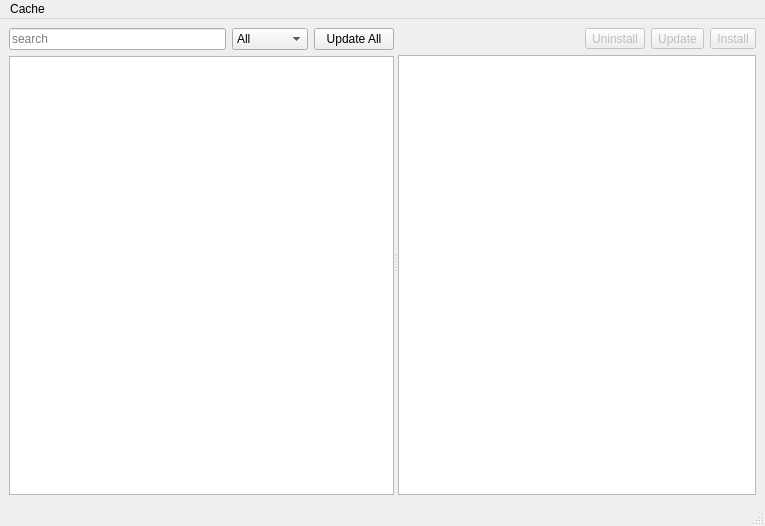
<?xml version="1.0" encoding="UTF-8"?>
<ui version="4.0">
 <class>MainWindow</class>
 <widget class="QMainWindow" name="MainWindow">
  <property name="geometry">
   <rect>
    <x>0</x>
    <y>0</y>
    <width>765</width>
    <height>526</height>
   </rect>
  </property>
  <property name="windowTitle">
   <string>MainWindow</string>
  </property>
  <widget class="QWidget" name="centralwidget">
   <layout class="QHBoxLayout" name="horizontalLayout">
    <item>
     <widget class="QSplitter" name="splitter">
      <property name="orientation">
       <enum>Qt::Horizontal</enum>
      </property>
      <widget class="QWidget" name="widget" native="true">
       <layout class="QVBoxLayout" name="verticalLayout">
        <item>
         <layout class="QVBoxLayout" name="verticalLayout_3">
          <item>
           <layout class="QHBoxLayout" name="horizontalLayout_3">
            <item>
             <widget class="QLineEdit" name="searchLineEdit">
              <property name="inputMask">
               <string/>
              </property>
              <property name="text">
               <string/>
              </property>
              <property name="placeholderText">
               <string>search</string>
              </property>
             </widget>
            </item>
            <item>
             <widget class="QComboBox" name="searchComboBox">
              <item>
               <property name="text">
                <string>All</string>
               </property>
              </item>
              <item>
               <property name="text">
                <string>Updates</string>
               </property>
              </item>
              <item>
               <property name="text">
                <string>Installed</string>
               </property>
              </item>
             </widget>
            </item>
            <item>
             <widget class="QPushButton" name="updateAllButton">
              <property name="text">
               <string>Update All</string>
              </property>
             </widget>
            </item>
           </layout>
          </item>
          <item>
           <widget class="QTableWidget" name="packageListTable">
            <property name="sizePolicy">
             <sizepolicy hsizetype="Expanding" vsizetype="Expanding">
              <horstretch>0</horstretch>
              <verstretch>0</verstretch>
             </sizepolicy>
            </property>
            <property name="showGrid">
             <bool>false</bool>
            </property>
            <property name="sortingEnabled">
             <bool>false</bool>
            </property>
            <attribute name="horizontalHeaderShowSortIndicator" stdset="0">
             <bool>false</bool>
            </attribute>
            <attribute name="horizontalHeaderStretchLastSection">
             <bool>true</bool>
            </attribute>
            <attribute name="verticalHeaderVisible">
             <bool>false</bool>
            </attribute>
           </widget>
          </item>
         </layout>
        </item>
       </layout>
      </widget>
      <widget class="QWidget" name="packageDetailsLayout" native="true">
       <property name="autoFillBackground">
        <bool>false</bool>
       </property>
       <layout class="QVBoxLayout" name="verticalLayout_2">
        <item>
         <layout class="QHBoxLayout" name="packageToolbarLayout">
          <property name="spacing">
           <number>6</number>
          </property>
          <item>
           <spacer name="horizontalSpacer">
            <property name="orientation">
             <enum>Qt::Horizontal</enum>
            </property>
            <property name="sizeHint" stdset="0">
             <size>
              <width>40</width>
              <height>20</height>
             </size>
            </property>
           </spacer>
          </item>
          <item>
           <widget class="QToolButton" name="uninstallButton">
            <property name="enabled">
             <bool>false</bool>
            </property>
            <property name="text">
             <string>Uninstall</string>
            </property>
           </widget>
          </item>
          <item>
           <widget class="QToolButton" name="updateButton">
            <property name="enabled">
             <bool>false</bool>
            </property>
            <property name="text">
             <string>Update</string>
            </property>
           </widget>
          </item>
          <item>
           <widget class="QToolButton" name="installButton">
            <property name="enabled">
             <bool>false</bool>
            </property>
            <property name="text">
             <string>Install</string>
            </property>
           </widget>
          </item>
         </layout>
        </item>
        <item>
         <widget class="QTextBrowser" name="packageDetailsTextBrowser">
          <property name="openExternalLinks">
           <bool>true</bool>
          </property>
         </widget>
        </item>
       </layout>
      </widget>
     </widget>
    </item>
   </layout>
  </widget>
  <widget class="QMenuBar" name="menubar">
   <property name="geometry">
    <rect>
     <x>0</x>
     <y>0</y>
     <width>765</width>
     <height>30</height>
    </rect>
   </property>
   <widget class="QMenu" name="menucache">
    <property name="title">
     <string>Cache</string>
    </property>
    <addaction name="separator"/>
    <addaction name="clearIconCacheAction"/>
    <addaction name="clearPackageIndexesAction"/>
    <addaction name="indexPackagesAction"/>
   </widget>
   <addaction name="menucache"/>
  </widget>
  <widget class="QStatusBar" name="statusbar"/>
  <action name="indexPackagesAction">
   <property name="text">
    <string>Index packages</string>
   </property>
  </action>
  <action name="clearPackageIndexesAction">
   <property name="text">
    <string>Clear package indexes</string>
   </property>
  </action>
  <action name="clearIconCacheAction">
   <property name="text">
    <string>Clear icon cache</string>
   </property>
  </action>
 </widget>
 <resources/>
 <connections/>
</ui>
